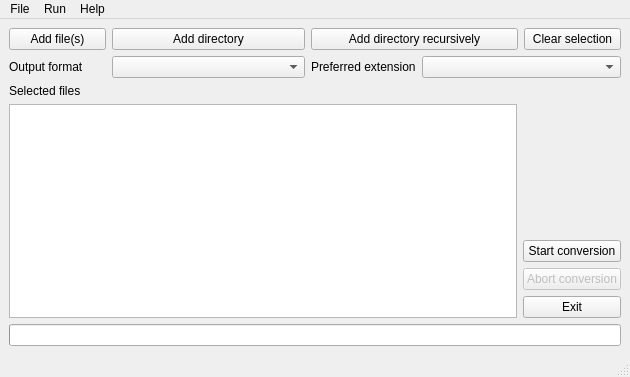
<?xml version="1.0" encoding="UTF-8"?>
<ui version="4.0">
 <class>main_window_image_converter</class>
 <widget class="QMainWindow" name="main_window_image_converter">
  <property name="geometry">
   <rect>
    <x>0</x>
    <y>0</y>
    <width>630</width>
    <height>377</height>
   </rect>
  </property>
  <property name="windowTitle">
   <string>Image Converter GUI</string>
  </property>
  <property name="windowIcon">
   <iconset resource="resource.qrc">
    <normaloff>:/resources/resources/icons8-picture-64.png</normaloff>:/resources/resources/icons8-picture-64.png</iconset>
  </property>
  <widget class="QWidget" name="centralwidget">
   <layout class="QVBoxLayout" name="verticalLayout_4">
    <item>
     <layout class="QVBoxLayout" name="verticalLayout_3">
      <item>
       <layout class="QGridLayout" name="gridLayout">
        <item row="0" column="0">
         <widget class="QPushButton" name="push_button_add_file">
          <property name="text">
           <string>Add file(s)</string>
          </property>
         </widget>
        </item>
        <item row="0" column="1" colspan="2">
         <widget class="QPushButton" name="push_button_add_directory">
          <property name="text">
           <string>Add directory</string>
          </property>
         </widget>
        </item>
        <item row="0" column="3" colspan="2">
         <widget class="QPushButton" name="push_button_add_directory_recursively">
          <property name="text">
           <string>Add directory recursively</string>
          </property>
         </widget>
        </item>
        <item row="0" column="5">
         <widget class="QPushButton" name="push_button_clear_selection">
          <property name="text">
           <string>Clear selection</string>
          </property>
         </widget>
        </item>
        <item row="1" column="0">
         <widget class="QLabel" name="label_2">
          <property name="text">
           <string>Output format</string>
          </property>
          <property name="buddy">
           <cstring>combo_box_output_format</cstring>
          </property>
         </widget>
        </item>
        <item row="1" column="4" colspan="2">
         <widget class="QComboBox" name="combo_box_preferred_extension"/>
        </item>
        <item row="1" column="3">
         <widget class="QLabel" name="label_3">
          <property name="text">
           <string>Preferred extension</string>
          </property>
          <property name="buddy">
           <cstring>combo_box_preferred_extension</cstring>
          </property>
         </widget>
        </item>
        <item row="1" column="1" colspan="2">
         <widget class="QComboBox" name="combo_box_output_format">
          <property name="modelColumn">
           <number>0</number>
          </property>
         </widget>
        </item>
       </layout>
      </item>
      <item>
       <layout class="QHBoxLayout" name="horizontalLayout_3">
        <item>
         <layout class="QVBoxLayout" name="verticalLayout_2">
          <item>
           <widget class="QLabel" name="label">
            <property name="text">
             <string>Selected files</string>
            </property>
            <property name="buddy">
             <cstring>list_view_selected_item</cstring>
            </property>
           </widget>
          </item>
          <item>
           <widget class="QListView" name="list_view_selected_item">
            <property name="minimumSize">
             <size>
              <width>500</width>
              <height>0</height>
             </size>
            </property>
            <property name="contextMenuPolicy">
             <enum>Qt::DefaultContextMenu</enum>
            </property>
            <property name="selectionMode">
             <enum>QAbstractItemView::ExtendedSelection</enum>
            </property>
           </widget>
          </item>
         </layout>
        </item>
        <item>
         <layout class="QVBoxLayout" name="verticalLayout">
          <item>
           <spacer name="verticalSpacer">
            <property name="orientation">
             <enum>Qt::Vertical</enum>
            </property>
            <property name="sizeHint" stdset="0">
             <size>
              <width>20</width>
              <height>40</height>
             </size>
            </property>
           </spacer>
          </item>
          <item>
           <widget class="QPushButton" name="push_button_start_conversion">
            <property name="text">
             <string>Start conversion</string>
            </property>
           </widget>
          </item>
          <item>
           <widget class="QPushButton" name="push_button_abort_conversion">
            <property name="enabled">
             <bool>false</bool>
            </property>
            <property name="text">
             <string>Abort conversion</string>
            </property>
           </widget>
          </item>
          <item>
           <widget class="QPushButton" name="push_button_exit">
            <property name="text">
             <string>Exit</string>
            </property>
           </widget>
          </item>
         </layout>
        </item>
       </layout>
      </item>
      <item>
       <widget class="QProgressBar" name="conversion_progress_bar">
        <property name="inputMethodHints">
         <set>Qt::ImhNone</set>
        </property>
        <property name="value">
         <number>0</number>
        </property>
        <property name="textVisible">
         <bool>false</bool>
        </property>
       </widget>
      </item>
     </layout>
    </item>
   </layout>
  </widget>
  <widget class="QMenuBar" name="menubar">
   <property name="geometry">
    <rect>
     <x>0</x>
     <y>0</y>
     <width>630</width>
     <height>21</height>
    </rect>
   </property>
   <widget class="QMenu" name="menuFile">
    <property name="title">
     <string>File</string>
    </property>
    <addaction name="action_add_file"/>
    <addaction name="action_add_directory"/>
    <addaction name="action_add_directories_recursively"/>
    <addaction name="separator"/>
    <addaction name="action_clear_selection"/>
    <addaction name="separator"/>
    <addaction name="action_exit"/>
   </widget>
   <widget class="QMenu" name="menuRun">
    <property name="title">
     <string>Run</string>
    </property>
    <addaction name="action_start_conversion"/>
    <addaction name="action_abort_format_conversion"/>
   </widget>
   <widget class="QMenu" name="menuHelp">
    <property name="title">
     <string>Help</string>
    </property>
    <addaction name="action_about_image_converter_gui"/>
   </widget>
   <addaction name="menuFile"/>
   <addaction name="menuRun"/>
   <addaction name="menuHelp"/>
  </widget>
  <widget class="QStatusBar" name="statusbar"/>
  <action name="action_add_file">
   <property name="text">
    <string>Add file(s)...</string>
   </property>
  </action>
  <action name="action_add_directory">
   <property name="text">
    <string>Add directory...</string>
   </property>
  </action>
  <action name="action_add_directories_recursively">
   <property name="text">
    <string>Add directories recursively...</string>
   </property>
  </action>
  <action name="action_exit">
   <property name="text">
    <string>Exit</string>
   </property>
  </action>
  <action name="action_start_conversion">
   <property name="text">
    <string>Start format conversion</string>
   </property>
  </action>
  <action name="action_about_image_converter_gui">
   <property name="text">
    <string>About Image Converter GUI...</string>
   </property>
  </action>
  <action name="action_clear_selection">
   <property name="text">
    <string>Clear selection</string>
   </property>
  </action>
  <action name="action_abort_format_conversion">
   <property name="enabled">
    <bool>false</bool>
   </property>
   <property name="text">
    <string>Abort format conversion</string>
   </property>
  </action>
 </widget>
 <resources>
  <include location="resource.qrc"/>
 </resources>
 <connections>
  <connection>
   <sender>push_button_add_file</sender>
   <signal>clicked()</signal>
   <receiver>main_window_image_converter</receiver>
   <slot>add_files()</slot>
   <hints>
    <hint type="sourcelabel">
     <x>85</x>
     <y>54</y>
    </hint>
    <hint type="destinationlabel">
     <x>352</x>
     <y>153</y>
    </hint>
   </hints>
  </connection>
  <connection>
   <sender>push_button_add_directory</sender>
   <signal>clicked()</signal>
   <receiver>main_window_image_converter</receiver>
   <slot>add_directory()</slot>
   <hints>
    <hint type="sourcelabel">
     <x>166</x>
     <y>54</y>
    </hint>
    <hint type="destinationlabel">
     <x>437</x>
     <y>140</y>
    </hint>
   </hints>
  </connection>
  <connection>
   <sender>push_button_add_directory_recursively</sender>
   <signal>clicked()</signal>
   <receiver>main_window_image_converter</receiver>
   <slot>add_directory_recursively()</slot>
   <hints>
    <hint type="sourcelabel">
     <x>459</x>
     <y>54</y>
    </hint>
    <hint type="destinationlabel">
     <x>437</x>
     <y>131</y>
    </hint>
   </hints>
  </connection>
  <connection>
   <sender>push_button_clear_selection</sender>
   <signal>clicked()</signal>
   <receiver>main_window_image_converter</receiver>
   <slot>clear_selection()</slot>
   <hints>
    <hint type="sourcelabel">
     <x>610</x>
     <y>54</y>
    </hint>
    <hint type="destinationlabel">
     <x>437</x>
     <y>139</y>
    </hint>
   </hints>
  </connection>
  <connection>
   <sender>push_button_start_conversion</sender>
   <signal>clicked()</signal>
   <receiver>main_window_image_converter</receiver>
   <slot>start_conversion()</slot>
   <hints>
    <hint type="sourcelabel">
     <x>609</x>
     <y>244</y>
    </hint>
    <hint type="destinationlabel">
     <x>437</x>
     <y>268</y>
    </hint>
   </hints>
  </connection>
  <connection>
   <sender>push_button_exit</sender>
   <signal>clicked()</signal>
   <receiver>main_window_image_converter</receiver>
   <slot>close()</slot>
   <hints>
    <hint type="sourcelabel">
     <x>609</x>
     <y>302</y>
    </hint>
    <hint type="destinationlabel">
     <x>437</x>
     <y>338</y>
    </hint>
   </hints>
  </connection>
  <connection>
   <sender>action_add_file</sender>
   <signal>triggered()</signal>
   <receiver>main_window_image_converter</receiver>
   <slot>add_files()</slot>
   <hints>
    <hint type="sourcelabel">
     <x>-1</x>
     <y>-1</y>
    </hint>
    <hint type="destinationlabel">
     <x>437</x>
     <y>288</y>
    </hint>
   </hints>
  </connection>
  <connection>
   <sender>action_add_directory</sender>
   <signal>triggered()</signal>
   <receiver>main_window_image_converter</receiver>
   <slot>add_directory()</slot>
   <hints>
    <hint type="sourcelabel">
     <x>-1</x>
     <y>-1</y>
    </hint>
    <hint type="destinationlabel">
     <x>437</x>
     <y>288</y>
    </hint>
   </hints>
  </connection>
  <connection>
   <sender>action_add_directories_recursively</sender>
   <signal>triggered()</signal>
   <receiver>main_window_image_converter</receiver>
   <slot>add_directory_recursively()</slot>
   <hints>
    <hint type="sourcelabel">
     <x>-1</x>
     <y>-1</y>
    </hint>
    <hint type="destinationlabel">
     <x>437</x>
     <y>288</y>
    </hint>
   </hints>
  </connection>
  <connection>
   <sender>action_clear_selection</sender>
   <signal>triggered()</signal>
   <receiver>main_window_image_converter</receiver>
   <slot>clear_selection()</slot>
   <hints>
    <hint type="sourcelabel">
     <x>-1</x>
     <y>-1</y>
    </hint>
    <hint type="destinationlabel">
     <x>437</x>
     <y>288</y>
    </hint>
   </hints>
  </connection>
  <connection>
   <sender>action_exit</sender>
   <signal>triggered()</signal>
   <receiver>main_window_image_converter</receiver>
   <slot>close()</slot>
   <hints>
    <hint type="sourcelabel">
     <x>-1</x>
     <y>-1</y>
    </hint>
    <hint type="destinationlabel">
     <x>437</x>
     <y>288</y>
    </hint>
   </hints>
  </connection>
  <connection>
   <sender>action_start_conversion</sender>
   <signal>triggered()</signal>
   <receiver>main_window_image_converter</receiver>
   <slot>start_conversion()</slot>
   <hints>
    <hint type="sourcelabel">
     <x>-1</x>
     <y>-1</y>
    </hint>
    <hint type="destinationlabel">
     <x>437</x>
     <y>288</y>
    </hint>
   </hints>
  </connection>
  <connection>
   <sender>combo_box_output_format</sender>
   <signal>currentIndexChanged(QString)</signal>
   <receiver>main_window_image_converter</receiver>
   <slot>output_format_selection_changed(QString)</slot>
   <hints>
    <hint type="sourcelabel">
     <x>308</x>
     <y>80</y>
    </hint>
    <hint type="destinationlabel">
     <x>362</x>
     <y>102</y>
    </hint>
   </hints>
  </connection>
  <connection>
   <sender>action_abort_format_conversion</sender>
   <signal>triggered()</signal>
   <receiver>main_window_image_converter</receiver>
   <slot>abort_conversion()</slot>
   <hints>
    <hint type="sourcelabel">
     <x>-1</x>
     <y>-1</y>
    </hint>
    <hint type="destinationlabel">
     <x>331</x>
     <y>251</y>
    </hint>
   </hints>
  </connection>
  <connection>
   <sender>push_button_abort_conversion</sender>
   <signal>clicked()</signal>
   <receiver>main_window_image_converter</receiver>
   <slot>abort_conversion()</slot>
   <hints>
    <hint type="sourcelabel">
     <x>617</x>
     <y>288</y>
    </hint>
    <hint type="destinationlabel">
     <x>560</x>
     <y>185</y>
    </hint>
   </hints>
  </connection>
  <connection>
   <sender>combo_box_preferred_extension</sender>
   <signal>currentIndexChanged(QString)</signal>
   <receiver>main_window_image_converter</receiver>
   <slot>preferred_extension_changed(QString)</slot>
   <hints>
    <hint type="sourcelabel">
     <x>547</x>
     <y>73</y>
    </hint>
    <hint type="destinationlabel">
     <x>595</x>
     <y>119</y>
    </hint>
   </hints>
  </connection>
 </connections>
 <slots>
  <slot>add_files()</slot>
  <slot>add_directory()</slot>
  <slot>add_directory_recursively()</slot>
  <slot>clear_selection()</slot>
  <slot>start_conversion()</slot>
  <slot>output_format_selection_changed(QString)</slot>
  <slot>abort_conversion()</slot>
  <slot>preferred_extension_changed(QString)</slot>
 </slots>
</ui>
